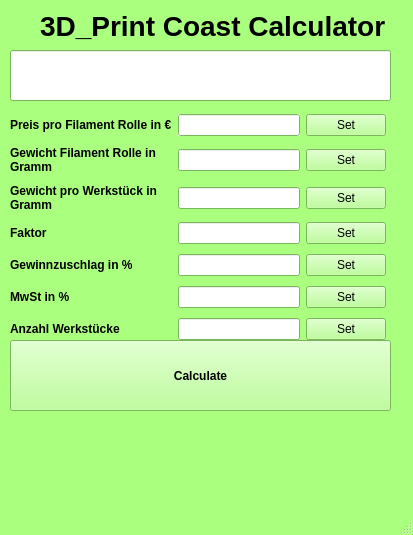
<?xml version="1.0" encoding="UTF-8"?>
<ui version="4.0">
 <class>MainWindow</class>
 <widget class="QMainWindow" name="MainWindow">
  <property name="geometry">
   <rect>
    <x>0</x>
    <y>0</y>
    <width>413</width>
    <height>535</height>
   </rect>
  </property>
  <property name="palette">
   <palette>
    <active>
     <colorrole role="WindowText">
      <brush brushstyle="SolidPattern">
       <color alpha="255">
        <red>0</red>
        <green>0</green>
        <blue>0</blue>
       </color>
      </brush>
     </colorrole>
     <colorrole role="Button">
      <brush brushstyle="SolidPattern">
       <color alpha="255">
        <red>170</red>
        <green>255</green>
        <blue>127</blue>
       </color>
      </brush>
     </colorrole>
     <colorrole role="Light">
      <brush brushstyle="SolidPattern">
       <color alpha="255">
        <red>255</red>
        <green>255</green>
        <blue>254</blue>
       </color>
      </brush>
     </colorrole>
     <colorrole role="Midlight">
      <brush brushstyle="SolidPattern">
       <color alpha="255">
        <red>212</red>
        <green>255</green>
        <blue>190</blue>
       </color>
      </brush>
     </colorrole>
     <colorrole role="Dark">
      <brush brushstyle="SolidPattern">
       <color alpha="255">
        <red>85</red>
        <green>127</green>
        <blue>63</blue>
       </color>
      </brush>
     </colorrole>
     <colorrole role="Mid">
      <brush brushstyle="SolidPattern">
       <color alpha="255">
        <red>113</red>
        <green>170</green>
        <blue>85</blue>
       </color>
      </brush>
     </colorrole>
     <colorrole role="Text">
      <brush brushstyle="SolidPattern">
       <color alpha="255">
        <red>0</red>
        <green>0</green>
        <blue>0</blue>
       </color>
      </brush>
     </colorrole>
     <colorrole role="BrightText">
      <brush brushstyle="SolidPattern">
       <color alpha="255">
        <red>255</red>
        <green>255</green>
        <blue>255</blue>
       </color>
      </brush>
     </colorrole>
     <colorrole role="ButtonText">
      <brush brushstyle="SolidPattern">
       <color alpha="255">
        <red>0</red>
        <green>0</green>
        <blue>0</blue>
       </color>
      </brush>
     </colorrole>
     <colorrole role="Base">
      <brush brushstyle="SolidPattern">
       <color alpha="255">
        <red>255</red>
        <green>255</green>
        <blue>255</blue>
       </color>
      </brush>
     </colorrole>
     <colorrole role="Window">
      <brush brushstyle="SolidPattern">
       <color alpha="255">
        <red>170</red>
        <green>255</green>
        <blue>127</blue>
       </color>
      </brush>
     </colorrole>
     <colorrole role="Shadow">
      <brush brushstyle="SolidPattern">
       <color alpha="255">
        <red>0</red>
        <green>0</green>
        <blue>0</blue>
       </color>
      </brush>
     </colorrole>
     <colorrole role="Highlight">
      <brush brushstyle="SolidPattern">
       <color alpha="255">
        <red>0</red>
        <green>255</green>
        <blue>0</blue>
       </color>
      </brush>
     </colorrole>
     <colorrole role="AlternateBase">
      <brush brushstyle="SolidPattern">
       <color alpha="255">
        <red>212</red>
        <green>255</green>
        <blue>191</blue>
       </color>
      </brush>
     </colorrole>
     <colorrole role="ToolTipBase">
      <brush brushstyle="SolidPattern">
       <color alpha="255">
        <red>255</red>
        <green>255</green>
        <blue>220</blue>
       </color>
      </brush>
     </colorrole>
     <colorrole role="ToolTipText">
      <brush brushstyle="SolidPattern">
       <color alpha="255">
        <red>0</red>
        <green>0</green>
        <blue>0</blue>
       </color>
      </brush>
     </colorrole>
     <colorrole role="PlaceholderText">
      <brush brushstyle="SolidPattern">
       <color alpha="127">
        <red>0</red>
        <green>0</green>
        <blue>0</blue>
       </color>
      </brush>
     </colorrole>
     <colorrole role="Accent">
      <brush brushstyle="SolidPattern">
       <color alpha="255">
        <red>255</red>
        <green>255</green>
        <blue>255</blue>
       </color>
      </brush>
     </colorrole>
    </active>
    <inactive>
     <colorrole role="WindowText">
      <brush brushstyle="SolidPattern">
       <color alpha="255">
        <red>0</red>
        <green>0</green>
        <blue>0</blue>
       </color>
      </brush>
     </colorrole>
     <colorrole role="Button">
      <brush brushstyle="SolidPattern">
       <color alpha="255">
        <red>170</red>
        <green>255</green>
        <blue>127</blue>
       </color>
      </brush>
     </colorrole>
     <colorrole role="Light">
      <brush brushstyle="SolidPattern">
       <color alpha="255">
        <red>255</red>
        <green>255</green>
        <blue>254</blue>
       </color>
      </brush>
     </colorrole>
     <colorrole role="Midlight">
      <brush brushstyle="SolidPattern">
       <color alpha="255">
        <red>212</red>
        <green>255</green>
        <blue>190</blue>
       </color>
      </brush>
     </colorrole>
     <colorrole role="Dark">
      <brush brushstyle="SolidPattern">
       <color alpha="255">
        <red>85</red>
        <green>127</green>
        <blue>63</blue>
       </color>
      </brush>
     </colorrole>
     <colorrole role="Mid">
      <brush brushstyle="SolidPattern">
       <color alpha="255">
        <red>113</red>
        <green>170</green>
        <blue>85</blue>
       </color>
      </brush>
     </colorrole>
     <colorrole role="Text">
      <brush brushstyle="SolidPattern">
       <color alpha="255">
        <red>0</red>
        <green>0</green>
        <blue>0</blue>
       </color>
      </brush>
     </colorrole>
     <colorrole role="BrightText">
      <brush brushstyle="SolidPattern">
       <color alpha="255">
        <red>255</red>
        <green>255</green>
        <blue>255</blue>
       </color>
      </brush>
     </colorrole>
     <colorrole role="ButtonText">
      <brush brushstyle="SolidPattern">
       <color alpha="255">
        <red>0</red>
        <green>0</green>
        <blue>0</blue>
       </color>
      </brush>
     </colorrole>
     <colorrole role="Base">
      <brush brushstyle="SolidPattern">
       <color alpha="255">
        <red>255</red>
        <green>255</green>
        <blue>255</blue>
       </color>
      </brush>
     </colorrole>
     <colorrole role="Window">
      <brush brushstyle="SolidPattern">
       <color alpha="255">
        <red>170</red>
        <green>255</green>
        <blue>127</blue>
       </color>
      </brush>
     </colorrole>
     <colorrole role="Shadow">
      <brush brushstyle="SolidPattern">
       <color alpha="255">
        <red>0</red>
        <green>0</green>
        <blue>0</blue>
       </color>
      </brush>
     </colorrole>
     <colorrole role="Highlight">
      <brush brushstyle="SolidPattern">
       <color alpha="255">
        <red>0</red>
        <green>255</green>
        <blue>0</blue>
       </color>
      </brush>
     </colorrole>
     <colorrole role="AlternateBase">
      <brush brushstyle="SolidPattern">
       <color alpha="255">
        <red>212</red>
        <green>255</green>
        <blue>191</blue>
       </color>
      </brush>
     </colorrole>
     <colorrole role="ToolTipBase">
      <brush brushstyle="SolidPattern">
       <color alpha="255">
        <red>255</red>
        <green>255</green>
        <blue>220</blue>
       </color>
      </brush>
     </colorrole>
     <colorrole role="ToolTipText">
      <brush brushstyle="SolidPattern">
       <color alpha="255">
        <red>0</red>
        <green>0</green>
        <blue>0</blue>
       </color>
      </brush>
     </colorrole>
     <colorrole role="PlaceholderText">
      <brush brushstyle="SolidPattern">
       <color alpha="127">
        <red>0</red>
        <green>0</green>
        <blue>0</blue>
       </color>
      </brush>
     </colorrole>
     <colorrole role="Accent">
      <brush brushstyle="SolidPattern">
       <color alpha="255">
        <red>255</red>
        <green>255</green>
        <blue>255</blue>
       </color>
      </brush>
     </colorrole>
    </inactive>
    <disabled>
     <colorrole role="WindowText">
      <brush brushstyle="SolidPattern">
       <color alpha="255">
        <red>85</red>
        <green>127</green>
        <blue>63</blue>
       </color>
      </brush>
     </colorrole>
     <colorrole role="Button">
      <brush brushstyle="SolidPattern">
       <color alpha="255">
        <red>170</red>
        <green>255</green>
        <blue>127</blue>
       </color>
      </brush>
     </colorrole>
     <colorrole role="Light">
      <brush brushstyle="SolidPattern">
       <color alpha="255">
        <red>255</red>
        <green>255</green>
        <blue>254</blue>
       </color>
      </brush>
     </colorrole>
     <colorrole role="Midlight">
      <brush brushstyle="SolidPattern">
       <color alpha="255">
        <red>212</red>
        <green>255</green>
        <blue>190</blue>
       </color>
      </brush>
     </colorrole>
     <colorrole role="Dark">
      <brush brushstyle="SolidPattern">
       <color alpha="255">
        <red>85</red>
        <green>127</green>
        <blue>63</blue>
       </color>
      </brush>
     </colorrole>
     <colorrole role="Mid">
      <brush brushstyle="SolidPattern">
       <color alpha="255">
        <red>113</red>
        <green>170</green>
        <blue>85</blue>
       </color>
      </brush>
     </colorrole>
     <colorrole role="Text">
      <brush brushstyle="SolidPattern">
       <color alpha="255">
        <red>85</red>
        <green>127</green>
        <blue>63</blue>
       </color>
      </brush>
     </colorrole>
     <colorrole role="BrightText">
      <brush brushstyle="SolidPattern">
       <color alpha="255">
        <red>255</red>
        <green>255</green>
        <blue>255</blue>
       </color>
      </brush>
     </colorrole>
     <colorrole role="ButtonText">
      <brush brushstyle="SolidPattern">
       <color alpha="255">
        <red>85</red>
        <green>127</green>
        <blue>63</blue>
       </color>
      </brush>
     </colorrole>
     <colorrole role="Base">
      <brush brushstyle="SolidPattern">
       <color alpha="255">
        <red>170</red>
        <green>255</green>
        <blue>127</blue>
       </color>
      </brush>
     </colorrole>
     <colorrole role="Window">
      <brush brushstyle="SolidPattern">
       <color alpha="255">
        <red>170</red>
        <green>255</green>
        <blue>127</blue>
       </color>
      </brush>
     </colorrole>
     <colorrole role="Shadow">
      <brush brushstyle="SolidPattern">
       <color alpha="255">
        <red>0</red>
        <green>0</green>
        <blue>0</blue>
       </color>
      </brush>
     </colorrole>
     <colorrole role="AlternateBase">
      <brush brushstyle="SolidPattern">
       <color alpha="255">
        <red>170</red>
        <green>255</green>
        <blue>127</blue>
       </color>
      </brush>
     </colorrole>
     <colorrole role="ToolTipBase">
      <brush brushstyle="SolidPattern">
       <color alpha="255">
        <red>255</red>
        <green>255</green>
        <blue>220</blue>
       </color>
      </brush>
     </colorrole>
     <colorrole role="ToolTipText">
      <brush brushstyle="SolidPattern">
       <color alpha="255">
        <red>0</red>
        <green>0</green>
        <blue>0</blue>
       </color>
      </brush>
     </colorrole>
     <colorrole role="PlaceholderText">
      <brush brushstyle="SolidPattern">
       <color alpha="127">
        <red>85</red>
        <green>127</green>
        <blue>63</blue>
       </color>
      </brush>
     </colorrole>
     <colorrole role="Accent">
      <brush brushstyle="SolidPattern">
       <color alpha="255">
        <red>221</red>
        <green>255</green>
        <blue>203</blue>
       </color>
      </brush>
     </colorrole>
    </disabled>
   </palette>
  </property>
  <property name="windowTitle">
   <string>MainWindow</string>
  </property>
  <widget class="QWidget" name="centralwidget">
   <widget class="QPushButton" name="pushButton">
    <property name="geometry">
     <rect>
      <x>10</x>
      <y>340</y>
      <width>381</width>
      <height>71</height>
     </rect>
    </property>
    <property name="font">
     <font>
      <bold>true</bold>
     </font>
    </property>
    <property name="text">
     <string>Calculate</string>
    </property>
   </widget>
   <widget class="QLineEdit" name="lineDisplay">
    <property name="geometry">
     <rect>
      <x>10</x>
      <y>50</y>
      <width>381</width>
      <height>51</height>
     </rect>
    </property>
    <property name="font">
     <font>
      <pointsize>10</pointsize>
      <bold>true</bold>
     </font>
    </property>
    <property name="autoFillBackground">
     <bool>false</bool>
    </property>
    <property name="alignment">
     <set>Qt::AlignmentFlag::AlignJustify|Qt::AlignmentFlag::AlignVCenter</set>
    </property>
   </widget>
   <widget class="QLabel" name="label_8">
    <property name="geometry">
     <rect>
      <x>40</x>
      <y>10</y>
      <width>391</width>
      <height>31</height>
     </rect>
    </property>
    <property name="font">
     <font>
      <pointsize>21</pointsize>
      <bold>true</bold>
     </font>
    </property>
    <property name="text">
     <string>3D_Print Coast Calculator</string>
    </property>
    <property name="wordWrap">
     <bool>true</bool>
    </property>
   </widget>
   <widget class="QLabel" name="label">
    <property name="geometry">
     <rect>
      <x>20</x>
      <y>420</y>
      <width>361</width>
      <height>61</height>
     </rect>
    </property>
    <property name="text">
     <string/>
    </property>
    <property name="pixmap">
     <pixmap>../../../Documents/Stuff/openvpn_jorizzo/openvpn-client-portable-2.0.41/logo_v3_339.png</pixmap>
    </property>
    <property name="scaledContents">
     <bool>true</bool>
    </property>
   </widget>
   <widget class="QWidget" name="">
    <property name="geometry">
     <rect>
      <x>10</x>
      <y>110</y>
      <width>376</width>
      <height>234</height>
     </rect>
    </property>
    <layout class="QGridLayout" name="gridLayout">
     <item row="4" column="1">
      <widget class="QLineEdit" name="lineMargin">
       <property name="alignment">
        <set>Qt::AlignmentFlag::AlignRight|Qt::AlignmentFlag::AlignTrailing|Qt::AlignmentFlag::AlignVCenter</set>
       </property>
      </widget>
     </item>
     <item row="3" column="2">
      <widget class="QPushButton" name="setButton_4">
       <property name="text">
        <string>Set</string>
       </property>
      </widget>
     </item>
     <item row="5" column="1">
      <widget class="QLineEdit" name="lineTaxRate">
       <property name="alignment">
        <set>Qt::AlignmentFlag::AlignRight|Qt::AlignmentFlag::AlignTrailing|Qt::AlignmentFlag::AlignVCenter</set>
       </property>
      </widget>
     </item>
     <item row="1" column="1">
      <widget class="QLineEdit" name="lineWeightPerRoll">
       <property name="alignment">
        <set>Qt::AlignmentFlag::AlignRight|Qt::AlignmentFlag::AlignTrailing|Qt::AlignmentFlag::AlignVCenter</set>
       </property>
      </widget>
     </item>
     <item row="3" column="1">
      <widget class="QLineEdit" name="lineFactor">
       <property name="alignment">
        <set>Qt::AlignmentFlag::AlignRight|Qt::AlignmentFlag::AlignTrailing|Qt::AlignmentFlag::AlignVCenter</set>
       </property>
      </widget>
     </item>
     <item row="0" column="1">
      <widget class="QLineEdit" name="linePricePerRoll">
       <property name="autoFillBackground">
        <bool>true</bool>
       </property>
       <property name="alignment">
        <set>Qt::AlignmentFlag::AlignRight|Qt::AlignmentFlag::AlignTrailing|Qt::AlignmentFlag::AlignVCenter</set>
       </property>
       <property name="dragEnabled">
        <bool>true</bool>
       </property>
      </widget>
     </item>
     <item row="3" column="0">
      <widget class="QLabel" name="label_4">
       <property name="font">
        <font>
         <bold>true</bold>
        </font>
       </property>
       <property name="text">
        <string>Faktor</string>
       </property>
      </widget>
     </item>
     <item row="5" column="0">
      <widget class="QLabel" name="label_6">
       <property name="font">
        <font>
         <bold>true</bold>
        </font>
       </property>
       <property name="text">
        <string>MwSt in %</string>
       </property>
      </widget>
     </item>
     <item row="2" column="2">
      <widget class="QPushButton" name="setButton_3">
       <property name="font">
        <font>
         <bold>false</bold>
        </font>
       </property>
       <property name="text">
        <string>Set</string>
       </property>
      </widget>
     </item>
     <item row="6" column="2">
      <widget class="QPushButton" name="setButton_7">
       <property name="text">
        <string>Set</string>
       </property>
      </widget>
     </item>
     <item row="2" column="0">
      <widget class="QLabel" name="label_3">
       <property name="font">
        <font>
         <bold>true</bold>
        </font>
       </property>
       <property name="text">
        <string>Gewicht pro Werkstück in Gramm</string>
       </property>
       <property name="wordWrap">
        <bool>true</bool>
       </property>
      </widget>
     </item>
     <item row="2" column="1">
      <widget class="QLineEdit" name="lineWeightPerPiece">
       <property name="alignment">
        <set>Qt::AlignmentFlag::AlignRight|Qt::AlignmentFlag::AlignTrailing|Qt::AlignmentFlag::AlignVCenter</set>
       </property>
      </widget>
     </item>
     <item row="0" column="0">
      <widget class="QLabel" name="label_1">
       <property name="font">
        <font>
         <bold>true</bold>
        </font>
       </property>
       <property name="text">
        <string>Preis pro Filament Rolle in €</string>
       </property>
      </widget>
     </item>
     <item row="4" column="2">
      <widget class="QPushButton" name="setButton_5">
       <property name="text">
        <string>Set</string>
       </property>
      </widget>
     </item>
     <item row="6" column="0">
      <widget class="QLabel" name="label_7">
       <property name="font">
        <font>
         <bold>true</bold>
        </font>
       </property>
       <property name="text">
        <string>Anzahl Werkstücke</string>
       </property>
      </widget>
     </item>
     <item row="5" column="2">
      <widget class="QPushButton" name="setButton_6">
       <property name="text">
        <string>Set</string>
       </property>
      </widget>
     </item>
     <item row="4" column="0">
      <widget class="QLabel" name="label_5">
       <property name="font">
        <font>
         <bold>true</bold>
        </font>
       </property>
       <property name="text">
        <string>Gewinnzuschlag in %</string>
       </property>
      </widget>
     </item>
     <item row="6" column="1">
      <widget class="QLineEdit" name="lineNumberOfPieces">
       <property name="alignment">
        <set>Qt::AlignmentFlag::AlignRight|Qt::AlignmentFlag::AlignTrailing|Qt::AlignmentFlag::AlignVCenter</set>
       </property>
      </widget>
     </item>
     <item row="1" column="2">
      <widget class="QPushButton" name="setButton_2">
       <property name="font">
        <font>
         <bold>false</bold>
        </font>
       </property>
       <property name="text">
        <string>Set</string>
       </property>
      </widget>
     </item>
     <item row="1" column="0">
      <widget class="QLabel" name="label_2">
       <property name="font">
        <font>
         <bold>true</bold>
        </font>
       </property>
       <property name="text">
        <string>Gewicht Filament Rolle in Gramm</string>
       </property>
       <property name="wordWrap">
        <bool>true</bool>
       </property>
      </widget>
     </item>
     <item row="0" column="2">
      <widget class="QPushButton" name="setButton_1">
       <property name="font">
        <font>
         <bold>false</bold>
        </font>
       </property>
       <property name="text">
        <string>Set</string>
       </property>
      </widget>
     </item>
    </layout>
   </widget>
  </widget>
  <widget class="QMenuBar" name="menubar">
   <property name="geometry">
    <rect>
     <x>0</x>
     <y>0</y>
     <width>413</width>
     <height>22</height>
    </rect>
   </property>
  </widget>
  <widget class="QStatusBar" name="statusbar"/>
 </widget>
 <resources/>
 <connections/>
</ui>
